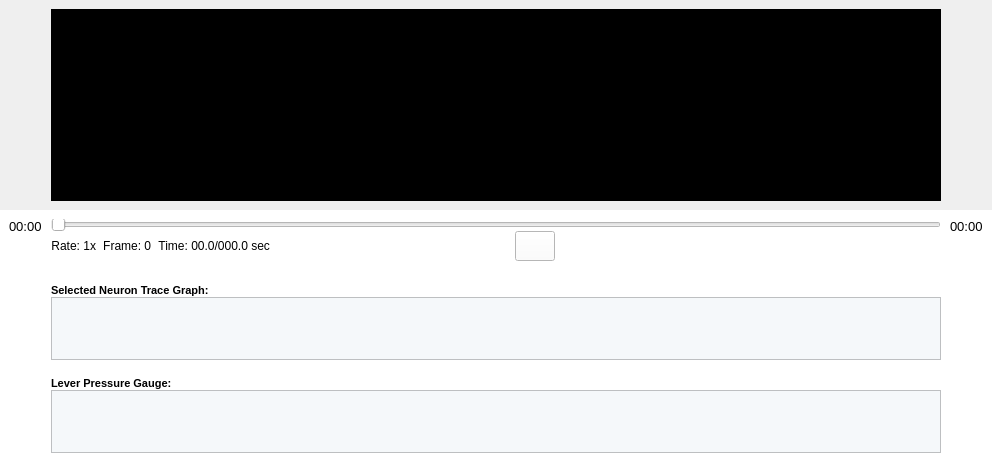
              <widget class="QWidget" name="widget_85" native="true">
               <property name="maximumSize">
                <size>
                 <width>1550</width>
                 <height>16777215</height>
                </size>
               </property>
               <property name="font">
                <font>
                 <family>Arial</family>
                </font>
               </property>
               <property name="styleSheet">
                <string notr="true">border-color: rgb(0, 0, 0);
border-color: rgb(0, 0, 0);</string>
               </property>
               <layout class="QGridLayout" name="gridLayout_13">
                <property name="leftMargin">
                 <number>0</number>
                </property>
                <property name="topMargin">
                 <number>0</number>
                </property>
                <property name="rightMargin">
                 <number>0</number>
                </property>
                <property name="bottomMargin">
                 <number>0</number>
                </property>
                <property name="spacing">
                 <number>0</number>
                </property>
                <item row="0" column="0">
                 <widget class="QWidget" name="widget_90" native="true">
                  <property name="font">
                   <font>
                    <family>Arial</family>
                   </font>
                  </property>
                  <property name="styleSheet">
                   <string notr="true">border-color: rgb(0, 0, 0);</string>
                  </property>
                  <layout class="QGridLayout" name="gridLayout_17" columnstretch="0,0,0">
                   <item row="0" column="0">
                    <spacer name="horizontalSpacer">
                     <property name="font">
                      <font>
                       <family>Arial</family>
                      </font>
                     </property>
                     <property name="orientation">
                      <enum>Qt::Horizontal</enum>
                     </property>
                     <property name="sizeType">
                      <enum>QSizePolicy::Fixed</enum>
                     </property>
                     <property name="sizeHint" stdset="0">
                      <size>
                       <width>40</width>
                       <height>20</height>
                      </size>
                     </property>
                    </spacer>
                   </item>
                   <item row="0" column="1">
                    <widget class="QGraphicsView" name="scope_camera_view_item_3">
                     <property name="sizePolicy">
                      <sizepolicy hsizetype="Expanding" vsizetype="Expanding">
                       <horstretch>0</horstretch>
                       <verstretch>0</verstretch>
                      </sizepolicy>
                     </property>
                     <property name="maximumSize">
                      <size>
                       <width>890</width>
                       <height>552</height>
                      </size>
                     </property>
                     <property name="font">
                      <font>
                       <family>Arial</family>
                      </font>
                     </property>
                     <property name="styleSheet">
                      <string notr="true">background-color: rgb(0, 0, 0);</string>
                     </property>
                    </widget>
                   </item>
                   <item row="0" column="2">
                    <spacer name="horizontalSpacer_3">
                     <property name="font">
                      <font>
                       <family>Arial</family>
                      </font>
                     </property>
                     <property name="orientation">
                      <enum>Qt::Horizontal</enum>
                     </property>
                     <property name="sizeType">
                      <enum>QSizePolicy::Preferred</enum>
                     </property>
                     <property name="sizeHint" stdset="0">
                      <size>
                       <width>40</width>
                       <height>20</height>
                      </size>
                     </property>
                    </spacer>
                   </item>
                  </layout>
                 </widget>
                </item>
                <item row="1" column="0">
                 <widget class="QWidget" name="widget_92" native="true">
                  <property name="maximumSize">
                   <size>
                    <width>1550</width>
                    <height>260</height>
                   </size>
                  </property>
                  <property name="font">
                   <font>
                    <family>Arial</family>
                   </font>
                  </property>
                  <property name="styleSheet">
                   <string notr="true">border-color: rgb(0, 0, 0);</string>
                  </property>
                  <layout class="QHBoxLayout" name="horizontalLayout_2">
                   <property name="spacing">
                    <number>0</number>
                   </property>
                   <property name="leftMargin">
                    <number>0</number>
                   </property>
                   <property name="topMargin">
                    <number>0</number>
                   </property>
                   <property name="rightMargin">
                    <number>0</number>
                   </property>
                   <property name="bottomMargin">
                    <number>0</number>
                   </property>
                   <item>
                    <widget class="QWidget" name="widget_94" native="true">
                     <property name="maximumSize">
                      <size>
                       <width>217</width>
                       <height>260</height>
                      </size>
                     </property>
                     <property name="font">
                      <font>
                       <family>Arial</family>
                      </font>
                     </property>
                     <property name="styleSheet">
                      <string notr="true">background-color: rgb(255, 255, 255);
border-color: rgb(0, 0, 0);</string>
                     </property>
                     <layout class="QGridLayout" name="gridLayout_2">
                      <item row="0" column="0">
                       <widget class="QLabel" name="label_179">
                        <property name="sizePolicy">
                         <sizepolicy hsizetype="Fixed" vsizetype="Fixed">
                          <horstretch>0</horstretch>
                          <verstretch>0</verstretch>
                         </sizepolicy>
                        </property>
                        <property name="font">
                         <font>
                          <family>Arial</family>
                          <pointsize>10</pointsize>
                         </font>
                        </property>
                        <property name="text">
                         <string>00:00</string>
                        </property>
                       </widget>
                      </item>
                      <item row="1" column="0">
                       <spacer name="verticalSpacer_15">
                        <property name="font">
                         <font>
                          <family>Arial</family>
                         </font>
                        </property>
                        <property name="orientation">
                         <enum>Qt::Vertical</enum>
                        </property>
                        <property name="sizeType">
                         <enum>QSizePolicy::Expanding</enum>
                        </property>
                        <property name="sizeHint" stdset="0">
                         <size>
                          <width>20</width>
                          <height>200</height>
                         </size>
                        </property>
                       </spacer>
                      </item>
                     </layout>
                    </widget>
                   </item>
                   <item>
                    <widget class="QWidget" name="widget_97" native="true">
                     <property name="sizePolicy">
                      <sizepolicy hsizetype="Expanding" vsizetype="Expanding">
                       <horstretch>0</horstretch>
                       <verstretch>0</verstretch>
                      </sizepolicy>
                     </property>
                     <property name="maximumSize">
                      <size>
                       <width>1241</width>
                       <height>260</height>
                      </size>
                     </property>
                     <property name="font">
                      <font>
                       <family>Arial</family>
                      </font>
                     </property>
                     <property name="styleSheet">
                      <string notr="true">border-color: rgb(0, 0, 0);
background-color: rgb(255, 255, 255);</string>
                     </property>
                     <layout class="QFormLayout" name="formLayout_6">
                      <property name="horizontalSpacing">
                       <number>0</number>
                      </property>
                      <property name="verticalSpacing">
                       <number>0</number>
                      </property>
                      <property name="leftMargin">
                       <number>0</number>
                      </property>
                      <property name="rightMargin">
                       <number>0</number>
                      </property>
                      <property name="bottomMargin">
                       <number>0</number>
                      </property>
                      <item row="0" column="0" colspan="2">
                       <layout class="QGridLayout" name="gridLayout_21" columnstretch="0,0,0,1,0,2">
                        <item row="0" column="0" colspan="6">
                         <widget class="QSlider" name="horizontalSlider_9">
                          <property name="sizePolicy">
                           <sizepolicy hsizetype="Expanding" vsizetype="Fixed">
                            <horstretch>0</horstretch>
                            <verstretch>0</verstretch>
                           </sizepolicy>
                          </property>
                          <property name="minimumSize">
                           <size>
                            <width>0</width>
                            <height>12</height>
                           </size>
                          </property>
                          <property name="maximumSize">
                           <size>
                            <width>1241</width>
                            <height>12</height>
                           </size>
                          </property>
                          <property name="font">
                           <font>
                            <family>Arial</family>
                           </font>
                          </property>
                          <property name="toolTip">
                           <string>Scope Player</string>
                          </property>
                          <property name="styleSheet">
                           <string notr="true"/>
                          </property>
                          <property name="orientation">
                           <enum>Qt::Horizontal</enum>
                          </property>
                         </widget>
                        </item>
                        <item row="1" column="0">
                         <widget class="QLabel" name="DePlayerRate_3">
                          <property name="font">
                           <font>
                            <family>Arial</family>
                            <pointsize>9</pointsize>
                           </font>
                          </property>
                          <property name="text">
                           <string>Rate: 1x  </string>
                          </property>
                          <property name="alignment">
                           <set>Qt::AlignCenter</set>
                          </property>
                         </widget>
                        </item>
                        <item row="1" column="1">
                         <widget class="QLabel" name="DePlayerFrame_3">
                          <property name="font">
                           <font>
                            <family>Arial</family>
                            <pointsize>9</pointsize>
                           </font>
                          </property>
                          <property name="text">
                           <string>Frame: 0  </string>
                          </property>
                          <property name="alignment">
                           <set>Qt::AlignCenter</set>
                          </property>
                         </widget>
                        </item>
                        <item row="1" column="2">
                         <widget class="QLabel" name="DePlayerTime_3">
                          <property name="font">
                           <font>
                            <family>Arial</family>
                            <pointsize>9</pointsize>
                           </font>
                          </property>
                          <property name="text">
                           <string>Time: 00.0/000.0 sec  </string>
                          </property>
                          <property name="alignment">
                           <set>Qt::AlignCenter</set>
                          </property>
                         </widget>
                        </item>
                        <item row="1" column="3">
                         <spacer name="horizontalSpacer_16">
                          <property name="font">
                           <font>
                            <family>Arial</family>
                           </font>
                          </property>
                          <property name="orientation">
                           <enum>Qt::Horizontal</enum>
                          </property>
                          <property name="sizeHint" stdset="0">
                           <size>
                            <width>40</width>
                            <height>20</height>
                           </size>
                          </property>
                         </spacer>
                        </item>
                        <item row="1" column="4">
                         <layout class="QGridLayout" name="gridLayout_22">
                          <property name="horizontalSpacing">
                           <number>5</number>
                          </property>
                          <item row="0" column="0">
                           <widget class="QPushButton" name="DePlayerLastButton_3">
                            <property name="sizePolicy">
                             <sizepolicy hsizetype="Fixed" vsizetype="Fixed">
                              <horstretch>0</horstretch>
                              <verstretch>0</verstretch>
                             </sizepolicy>
                            </property>
                            <property name="minimumSize">
                             <size>
                              <width>40</width>
                              <height>30</height>
                             </size>
                            </property>
                            <property name="maximumSize">
                             <size>
                              <width>40</width>
                              <height>30</height>
                             </size>
                            </property>
                            <property name="font">
                             <font>
                              <family>Arial</family>
                              <pointsize>10</pointsize>
                             </font>
                            </property>
                            <property name="styleSheet">
                             <string notr="true">#DePlayerLastButton_3{
background-color: transparent; 
border-image: url(:/media/previous.png);
background:none;
border:none;
background-repeat:none;
}
#DePlayerLastButton_3:pressed
{
border-image:url(:/media/previous_pre.png);
background-repeat: no-repeat;
}</string>
                            </property>
                            <property name="text">
                             <string/>
                            </property>
                           </widget>
                          </item>
                          <item row="0" column="1">
                           <widget class="QPushButton" name="DePlayerSlowButton_3">
                            <property name="sizePolicy">
                             <sizepolicy hsizetype="Fixed" vsizetype="Fixed">
                              <horstretch>0</horstretch>
                              <verstretch>0</verstretch>
                             </sizepolicy>
                            </property>
                            <property name="minimumSize">
                             <size>
                              <width>40</width>
                              <height>30</height>
                             </size>
                            </property>
                            <property name="maximumSize">
                             <size>
                              <width>40</width>
                              <height>30</height>
                             </size>
                            </property>
                            <property name="font">
                             <font>
                              <family>Arial</family>
                              <pointsize>10</pointsize>
                             </font>
                            </property>
                            <property name="styleSheet">
                             <string notr="true">#DePlayerSlowButton_3{
background-color: transparent; 
border-image: url(:/media/rw.png);
background:none;
border:none;
background-repeat:none;
}
#DePlayerSlowButton_3:pressed
{
border-image:url(:/media/rw_pre.png);
background-repeat: no-repeat;
}</string>
                            </property>
                            <property name="text">
                             <string/>
                            </property>
                           </widget>
                          </item>
                          <item row="0" column="2">
                           <widget class="QPushButton" name="DePlayerPlayButton_3">
                            <property name="sizePolicy">
                             <sizepolicy hsizetype="Fixed" vsizetype="Fixed">
                              <horstretch>0</horstretch>
                              <verstretch>0</verstretch>
                             </sizepolicy>
                            </property>
                            <property name="minimumSize">
                             <size>
                              <width>40</width>
                              <height>30</height>
                             </size>
                            </property>
                            <property name="maximumSize">
                             <size>
                              <width>40</width>
                              <height>30</height>
                             </size>
                            </property>
                            <property name="font">
                             <font>
                              <family>Arial</family>
                              <pointsize>10</pointsize>
                             </font>
                            </property>
                            <property name="styleSheet">
                             <string notr="true">border-image: url(:/media/play.png);</string>
                            </property>
                            <property name="text">
                             <string/>
                            </property>
                           </widget>
                          </item>
                          <item row="0" column="3">
                           <widget class="QPushButton" name="DePlayerFastButton_3">
                            <property name="sizePolicy">
                             <sizepolicy hsizetype="Fixed" vsizetype="Fixed">
                              <horstretch>0</horstretch>
                              <verstretch>0</verstretch>
                             </sizepolicy>
                            </property>
                            <property name="minimumSize">
                             <size>
                              <width>40</width>
                              <height>30</height>
                             </size>
                            </property>
                            <property name="maximumSize">
                             <size>
                              <width>40</width>
                              <height>30</height>
                             </size>
                            </property>
                            <property name="font">
                             <font>
                              <family>Arial</family>
                              <pointsize>10</pointsize>
                             </font>
                            </property>
                            <property name="styleSheet">
                             <string notr="true">#DePlayerFastButton_3{
background-color: transparent; 
border-image: url(:/media/ff.png);
background:none;
border:none;
background-repeat:none;
}
#DePlayerFastButton_3:pressed
{
border-image:url(:/media/ff_pre.png);
background-repeat: no-repeat;
}</string>
                            </property>
                            <property name="text">
                             <string/>
                            </property>
                           </widget>
                          </item>
                          <item row="0" column="4">
                           <widget class="QPushButton" name="DePlayerNextButton_3">
                            <property name="sizePolicy">
                             <sizepolicy hsizetype="Fixed" vsizetype="Fixed">
                              <horstretch>0</horstretch>
                              <verstretch>0</verstretch>
                             </sizepolicy>
                            </property>
                            <property name="minimumSize">
                             <size>
                              <width>40</width>
                              <height>30</height>
                             </size>
                            </property>
                            <property name="maximumSize">
                             <size>
                              <width>40</width>
                              <height>30</height>
                             </size>
                            </property>
                            <property name="font">
                             <font>
                              <family>Arial</family>
                              <pointsize>10</pointsize>
                             </font>
                            </property>
                            <property name="styleSheet">
                             <string notr="true">#DePlayerNextButton_3{
background-color: transparent; 
border-image: url(:/media/next.png);
background:none;
border:none;
background-repeat:none;
}
#DePlayerNextButton_3:pressed
{
border-image:url(:/media/next_pre.png);
background-repeat: no-repeat;
}</string>
                            </property>
                            <property name="text">
                             <string/>
                            </property>
                           </widget>
                          </item>
                         </layout>
                        </item>
                        <item row="1" column="5">
                         <spacer name="horizontalSpacer_17">
                          <property name="font">
                           <font>
                            <family>Arial</family>
                           </font>
                          </property>
                          <property name="orientation">
                           <enum>Qt::Horizontal</enum>
                          </property>
                          <property name="sizeType">
                           <enum>QSizePolicy::Expanding</enum>
                          </property>
                          <property name="sizeHint" stdset="0">
                           <size>
                            <width>40</width>
                            <height>20</height>
                           </size>
                          </property>
                         </spacer>
                        </item>
                       </layout>
                      </item>
                      <item row="1" column="1">
                       <spacer name="verticalSpacer_33">
                        <property name="font">
                         <font>
                          <family>Arial</family>
                         </font>
                        </property>
                        <property name="orientation">
                         <enum>Qt::Vertical</enum>
                        </property>
                        <property name="sizeType">
                         <enum>QSizePolicy::Fixed</enum>
                        </property>
                        <property name="sizeHint" stdset="0">
                         <size>
                          <width>890</width>
                          <height>23</height>
                         </size>
                        </property>
                       </spacer>
                      </item>
                      <item row="3" column="0" colspan="2">
                       <widget class="QGraphicsView" name="DeSelectTraceView_3">
                        <property name="minimumSize">
                         <size>
                          <width>0</width>
                          <height>62</height>
                         </size>
                        </property>
                        <property name="font">
                         <font>
                          <family>Arial</family>
                         </font>
                        </property>
                        <property name="styleSheet">
                         <string notr="true">background-color: rgb(245, 248, 250);</string>
                        </property>
                       </widget>
                      </item>
                      <item row="4" column="1">
                       <spacer name="verticalSpacer_34">
                        <property name="font">
                         <font>
                          <family>Arial</family>
                         </font>
                        </property>
                        <property name="orientation">
                         <enum>Qt::Vertical</enum>
                        </property>
                        <property name="sizeType">
                         <enum>QSizePolicy::Fixed</enum>
                        </property>
                        <property name="sizeHint" stdset="0">
                         <size>
                          <width>890</width>
                          <height>17</height>
                         </size>
                        </property>
                       </spacer>
                      </item>
                      <item row="6" column="0" colspan="2">
                       <widget class="QGraphicsView" name="DeLeverPressureViewLarge_3">
                        <property name="minimumSize">
                         <size>
                          <width>0</width>
                          <height>62</height>
                         </size>
                        </property>
                        <property name="font">
                         <font>
                          <family>Arial</family>
                         </font>
                        </property>
                        <property name="styleSheet">
                         <string notr="true">background-color: rgb(245, 248, 250);</string>
                        </property>
                       </widget>
                      </item>
                      <item row="7" column="1">
                       <spacer name="verticalSpacer_19">
                        <property name="font">
                         <font>
                          <family>Arial</family>
                         </font>
                        </property>
                        <property name="orientation">
                         <enum>Qt::Vertical</enum>
                        </property>
                        <property name="sizeType">
                         <enum>QSizePolicy::Fixed</enum>
                        </property>
                        <property name="sizeHint" stdset="0">
                         <size>
                          <width>890</width>
                          <height>17</height>
                         </size>
                        </property>
                       </spacer>
                      </item>
                      <item row="2" column="1">
                       <widget class="QLabel" name="label_181">
                        <property name="sizePolicy">
                         <sizepolicy hsizetype="Fixed" vsizetype="Fixed">
                          <horstretch>0</horstretch>
                          <verstretch>0</verstretch>
                         </sizepolicy>
                        </property>
                        <property name="font">
                         <font>
                          <family>Arial</family>
                          <pointsize>8</pointsize>
                          <weight>75</weight>
                          <bold>true</bold>
                         </font>
                        </property>
                        <property name="text">
                         <string>Selected Neuron Trace Graph: </string>
                        </property>
                        <property name="alignment">
                         <set>Qt::AlignLeading|Qt::AlignLeft|Qt::AlignTop</set>
                        </property>
                       </widget>
                      </item>
                      <item row="5" column="1">
                       <widget class="QLabel" name="label_182">
                        <property name="sizePolicy">
                         <sizepolicy hsizetype="Fixed" vsizetype="Fixed">
                          <horstretch>0</horstretch>
                          <verstretch>0</verstretch>
                         </sizepolicy>
                        </property>
                        <property name="font">
                         <font>
                          <family>Arial</family>
                          <pointsize>8</pointsize>
                          <weight>75</weight>
                          <bold>true</bold>
                         </font>
                        </property>
                        <property name="text">
                         <string>Lever Pressure Gauge: </string>
                        </property>
                        <property name="alignment">
                         <set>Qt::AlignLeading|Qt::AlignLeft|Qt::AlignTop</set>
                        </property>
                       </widget>
                      </item>
                     </layout>
                    </widget>
                   </item>
                   <item>
                    <widget class="QWidget" name="widget_96" native="true">
                     <property name="maximumSize">
                      <size>
                       <width>92</width>
                       <height>260</height>
                      </size>
                     </property>
                     <property name="font">
                      <font>
                       <family>Arial</family>
                      </font>
                     </property>
                     <property name="styleSheet">
                      <string notr="true">background-color: rgb(255, 255, 255);
border-color: rgb(0, 0, 0);</string>
                     </property>
                     <layout class="QGridLayout" name="gridLayout_23">
                      <item row="0" column="0">
                       <widget class="QLabel" name="label_183">
                        <property name="sizePolicy">
                         <sizepolicy hsizetype="Fixed" vsizetype="Fixed">
                          <horstretch>0</horstretch>
                          <verstretch>0</verstretch>
                         </sizepolicy>
                        </property>
                        <property name="font">
                         <font>
                          <family>Arial</family>
                          <pointsize>10</pointsize>
                         </font>
                        </property>
                        <property name="text">
                         <string>00:00</string>
                        </property>
                       </widget>
                      </item>
                      <item row="1" column="0">
                       <spacer name="verticalSpacer_20">
                        <property name="font">
                         <font>
                          <family>Arial</family>
                         </font>
                        </property>
                        <property name="orientation">
                         <enum>Qt::Vertical</enum>
                        </property>
                        <property name="sizeType">
                         <enum>QSizePolicy::Expanding</enum>
                        </property>
                        <property name="sizeHint" stdset="0">
                         <size>
                          <width>20</width>
                          <height>220</height>
                         </size>
                        </property>
                       </spacer>
                      </item>
                     </layout>
                    </widget>
                   </item>
                  </layout>
                 </widget>
                </item>
               </layout>
              </widget>
